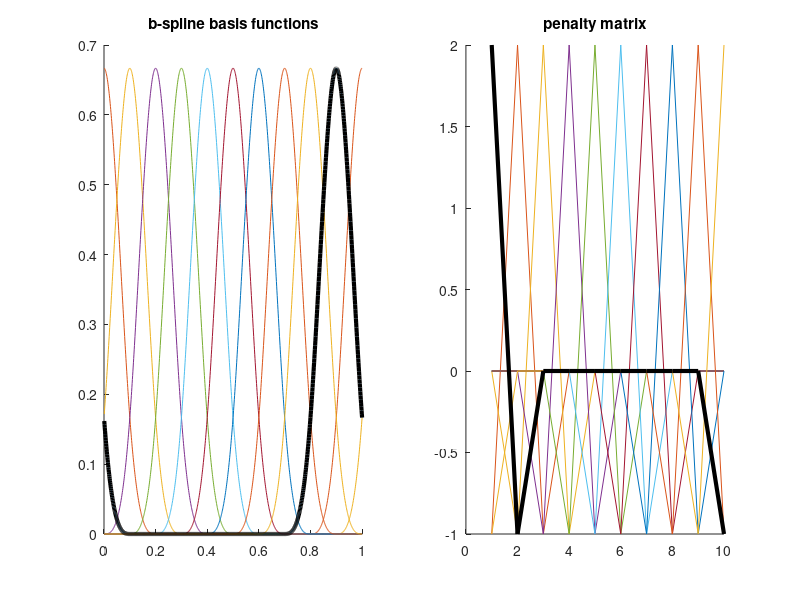

This chart was generated by the following MATLAB code:
function [B,P,D]=pBss(X, Xl, Xr, ndX, SplDgr, PnlOrd, IsPrd)
%%%%%%%%%%%%%%%%%%%%%%%%%%%%%%%%%%%%%%%%%%%%%%%%%%%
%function [B,P]=pBss(X, Xl, Xr, ndX, SplDgr, PnlOrd, IsPrd);
%
%Shell Projects & Technology, Statistics & Chemometrics
%Philip Jonathan, David Randell and Yanyun Wu
%November 2012
%  
%Overview
%
% CONSTRUCT A B-SPLINE BASIS OF SplDgrREE 'SplDgr', USING TRUNCATED POWER
% FUNCTIONS (TPFs). (SEE "SPLINES, KNOTS & PENALTIES", Eilers and MarX
% 2004, pages 3&4)
%
%%%%%%%%%%%%%%%%%%%%%%%%%%%%%%%%%%%%%%%%%%%%%%%%%%%

% X        n x 1 data
% Xl       1 x 1 left limit of X data
% Xr       1 x 1 right limit of X
% ndX      1 x 1 number of segments wanted
% SplDgr   1 x 1 degree of spline
% PnlOrd   1 x 1 difference penalty order
% IsPrd    1 x 1 optional periodic b-spline

%Optional test mode
if nargin==0 %test mode
	X=(0.001:0.001:1)'*10;
	Xl=0;
	Xr=1*10;
	ndX=10;
	SplDgr=3;
	PnlOrd=1;
	IsPrd=1;
end

%Standardise for stability
X=(X-Xl)/(Xr-Xl);
Xl=0;
Xr=1;

%Estimate truncated power functions
dX = (Xr - Xl) / ndX ;
knots = (Xl - SplDgr * dX :dX: Xr + SplDgr * dX)';
% Pw=NaN(length(X),length(knots));
% for i=1:length(X)
% 	for j=1:length(knots)
% 		Pw(i,j)=tpower(X(i),knots(j),SplDgr); %grid of values of the truncated power function for all possible (X,knots)
% 	end
% end
Pw=tpower(X,knots,SplDgr); %grid of values of the truncated power function for all possible (X,knots)

%Convert truncated power functions into b-spline basis set
n = length(knots);
if ndX>SplDgr
    tD = diff(eye(n),SplDgr + 1) ./ (gamma(SplDgr + 1) * dX ^ SplDgr);
    B = (-1) ^ (SplDgr + 1) * Pw * tD';
    m = length(B(1,:));
else
    error('not enough knots for spline degree')    
end
B(abs(B)<1e-5)=0;
B=sparse(B);

%Make periodic b-spline if required
if IsPrd==1 %periodic version
	B(:,1:SplDgr) = B(:,1:SplDgr)+B(:,m-(SplDgr-1):m);
	B=B(:,1:m-SplDgr);
end

%Compute Penalty Matrix
if IsPrd==0 %non-periodic
    if PnlOrd==0
        D = speye(m);
    else
        if m>PnlOrd
            D = diff(speye(m), PnlOrd);
        else
            error('not enough knots for penalty degree')
        end
    end
    P = D' * D;
else %periodic
    %20130115: this was previously using PnlOrd+1 instead of SplDgr, which works when
    %SplDgr=3 and PnlOrd=2 (our default) but was not correct in general
    if (m-SplDgr)>PnlOrd
        d1=diff(eye(m-SplDgr),PnlOrd);
        d2=d1(1,:);
        d3=NaN(m-SplDgr,m-SplDgr);
        for i=1:m-SplDgr
            d3(i,:)=circshift(d2,[0,i-1]);
        end
        D=sparse(d3);
        P = D' * D;
    else
        error('not enough knots for penalty degree')
    end
end

%Plot if test
if nargin==0 %test mode
	%pMakFgr;
    clf
	subplot(1,2,1);hold on; plot(X,B); plot(X,B(:,1),'k','LineWidth',3); title 'b-spline basis functions';
	subplot(1,2,2);hold on; plot(P); plot(P(:,1),'k','LineWidth',3); title 'penalty matrix';
	fprintf(1,'pBBase: B is %g x %g\n',size(B));
	fprintf(1,'pBBase: P is %g x %g\n',size(P));
end

%Normal completion
return;

%*************************************************************
function P = tpower(x, knots, SplDgr)

% TRUNCATED POWER FUNCTION - USING TO CONSTRUCT B-SPLINE BASIS MATRIX
%See "Splines, Knots & Penalties" (Eilers & Marx 2004), and "The Craft of Smoothing"
%presentation - slide 23-24

[X,T] = meshgrid(x,knots);
P=((X - T) .^ SplDgr .* (X > T))';

%Normal completion
return;
%*************************************************************